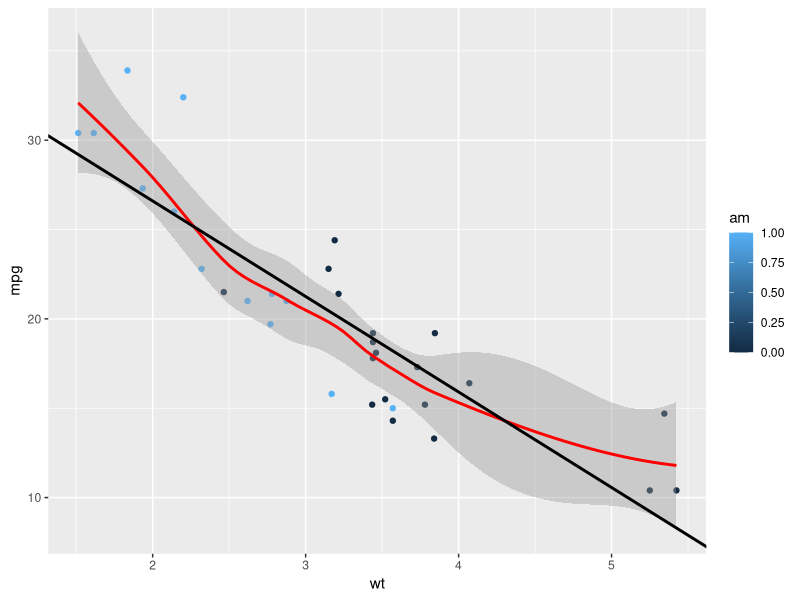
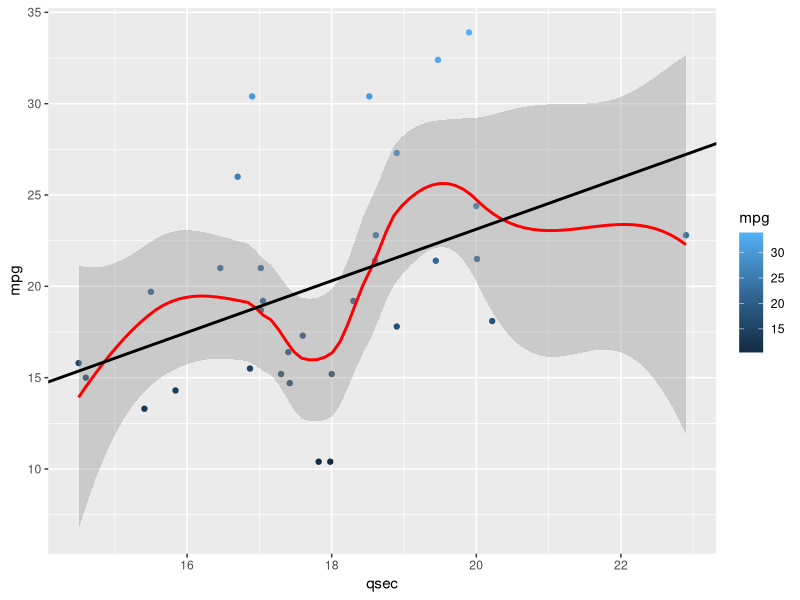
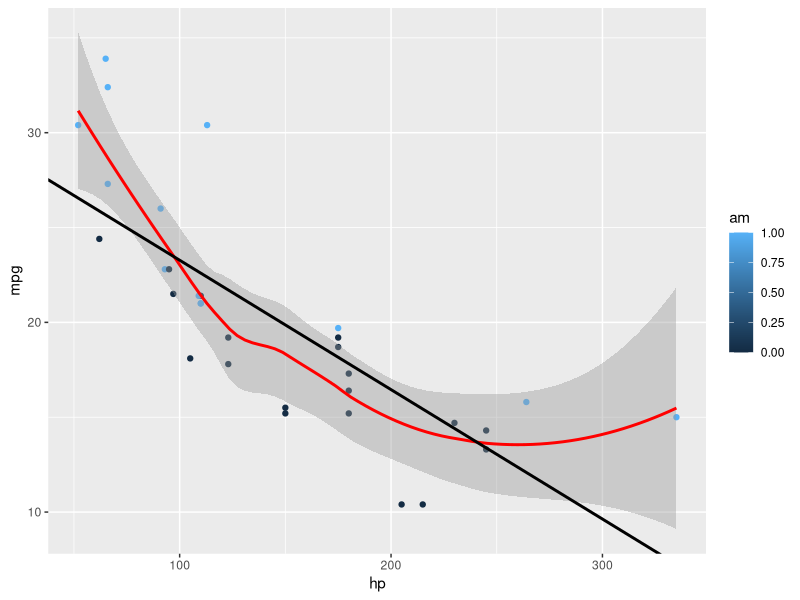

The R script that drew these images, in order: (Note: this script raises an error after producing the figures.)
library(gridExtra)
library(ggplot2)
library(data.table)

fitwt <- lm(mpg ~ wt, mtcars)
fitq <- lm(mpg ~ qsec, mtcars)
fithp <- lm(mpg ~ hp, mtcars)
fitdis <- lm(mpg ~ disp, mtcars)

g1 <- ggplot(mtcars, aes(x = wt, y = mpg, colour = am)) + geom_point() + 
  geom_smooth(colour='red') + geom_abline(intercept = coef(fitwt)[1], slope=coef(fitwt)[2], size=1)
g2 <- ggplot(mtcars, aes(x = qsec, y = mpg, colour = mpg)) + geom_point() + 
  geom_smooth(colour='red') + geom_abline(intercept = coef(fitq)[1], slope=coef(fitq)[2], size=1)
g3 <- ggplot(mtcars, aes(x = hp, y = mpg, colour = am)) + geom_point() + 
  geom_smooth(colour='red') + geom_abline(intercept = coef(fithp)[1], slope=coef(fithp)[2], size=1)
g4 <- ggplot(mtcars, aes(x = disp, y = mpg, colour = am)) + geom_point() + 
  geom_smooth(colour='red') + geom_abline(intercept = coef(fitq)[1], slope=coef(fitdisp)[2], size=1)

grid.arrange(g1, g2, g3, g4, ncol=2, nrow=2)